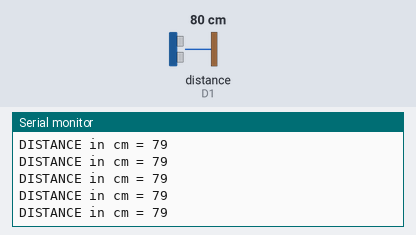
A sketch run on a simulated ESP8266 (NodeMCU). Shown: the last lines printed to the serial monitor. Wiring (inferred from the names in the program): ultrasonic range finder: trigger D2; echo D1. The inputs (shaded band) are chosen by the test bench; at power-on: distance to the obstacle (sensor on D1) 80 cm. The echo pulse lasts 58.3 µs per cm.

Above: at 1.2 s.
1.3 s: distance to the obstacle (sensor on D1) set to 2 cm
At 2.2 s:
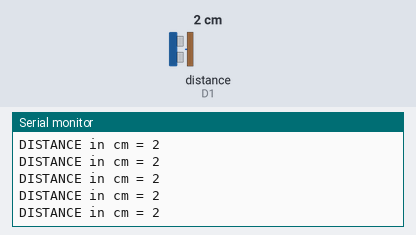
4.3 s: distance to the obstacle (sensor on D1) set to 4 cm
At 4.8 s:
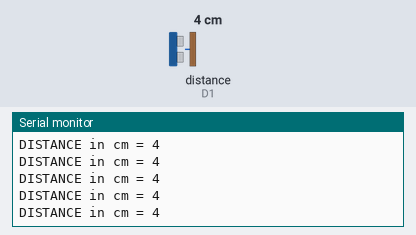
Timing chart, 0 to 5.6 s (numbered marks = the images above; inputs shaded):
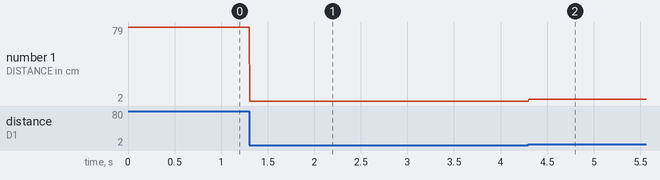

The sketch:

UltrasonicDistance.ino
```cpp
int echoPin = D1;
int trigPin = D2;
long duration;
int distance;

void setup() {
  // put your setup code here, to run once:
  Serial.begin(115200);
  pinMode(echoPin, INPUT);
  pinMode(trigPin, OUTPUT);
}

void loop() {
  digitalWrite(trigPin, LOW);
  digitalWrite(trigPin, HIGH);
  digitalWrite(trigPin, LOW);
  duration = pulseIn(echoPin, HIGH);
  if(duration==0)
  Serial.println("Infinite");
  else
  {
  distance = (duration*0.0343)/2;

  Serial.print("DISTANCE in cm = ");
  Serial.println(distance);
  }
  Serial.println();

}
```

Measured:
- after the input at 1.3 s, the serial monitor: prints a new line at once (image 1)
- after the input at 4.3 s, the serial monitor: prints a new line at once (image 2)
- plotted number 1: 79 → 2 after the input at 1.3 s, 2 → 4 after the input at 4.3 s
